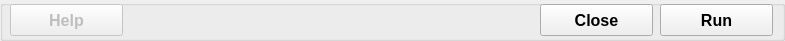
  <widget class="QGroupBox" name="groupBoxButtons">
   <property name="geometry">
    <rect>
     <x>5</x>
     <y>189</y>
     <width>785</width>
     <height>41</height>
    </rect>
   </property>
   <property name="title">
    <string/>
   </property>
   <widget class="QPushButton" name="pushButtonHelp">
    <property name="enabled">
     <bool>false</bool>
    </property>
    <property name="geometry">
     <rect>
      <x>10</x>
      <y>4</y>
      <width>113</width>
      <height>32</height>
     </rect>
    </property>
    <property name="font">
     <font>
      <pointsize>12</pointsize>
      <weight>75</weight>
      <bold>true</bold>
     </font>
    </property>
    <property name="text">
     <string>Help</string>
    </property>
    <property name="autoDefault">
     <bool>false</bool>
    </property>
   </widget>
   <widget class="QPushButton" name="pushButtonClose">
    <property name="geometry">
     <rect>
      <x>540</x>
      <y>4</y>
      <width>113</width>
      <height>32</height>
     </rect>
    </property>
    <property name="font">
     <font>
      <pointsize>12</pointsize>
      <weight>75</weight>
      <bold>true</bold>
     </font>
    </property>
    <property name="text">
     <string>Close</string>
    </property>
    <property name="autoDefault">
     <bool>false</bool>
    </property>
   </widget>
   <widget class="QPushButton" name="pushButtonRun">
    <property name="geometry">
     <rect>
      <x>660</x>
      <y>4</y>
      <width>113</width>
      <height>32</height>
     </rect>
    </property>
    <property name="font">
     <font>
      <pointsize>12</pointsize>
      <weight>75</weight>
      <bold>true</bold>
     </font>
    </property>
    <property name="toolTip">
     <string/>
    </property>
    <property name="text">
     <string>Run</string>
    </property>
    <property name="autoDefault">
     <bool>false</bool>
    </property>
   </widget>
  </widget>
